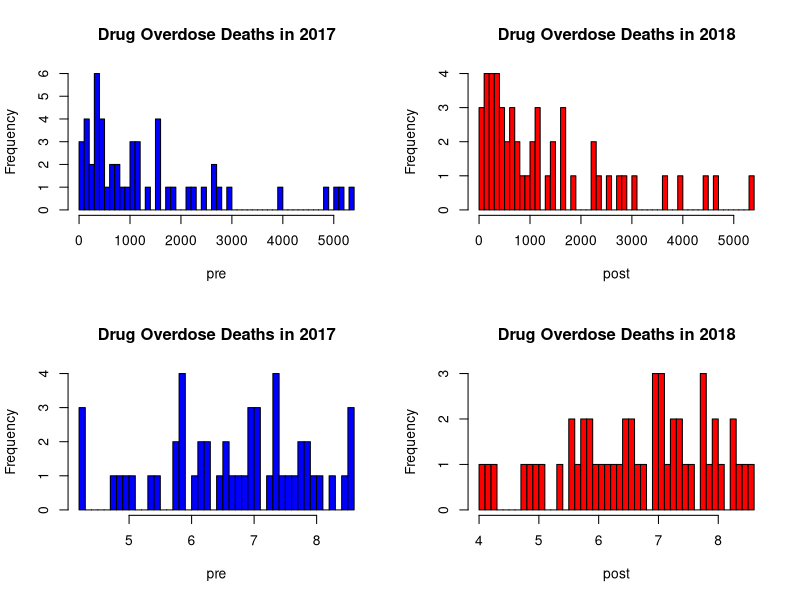
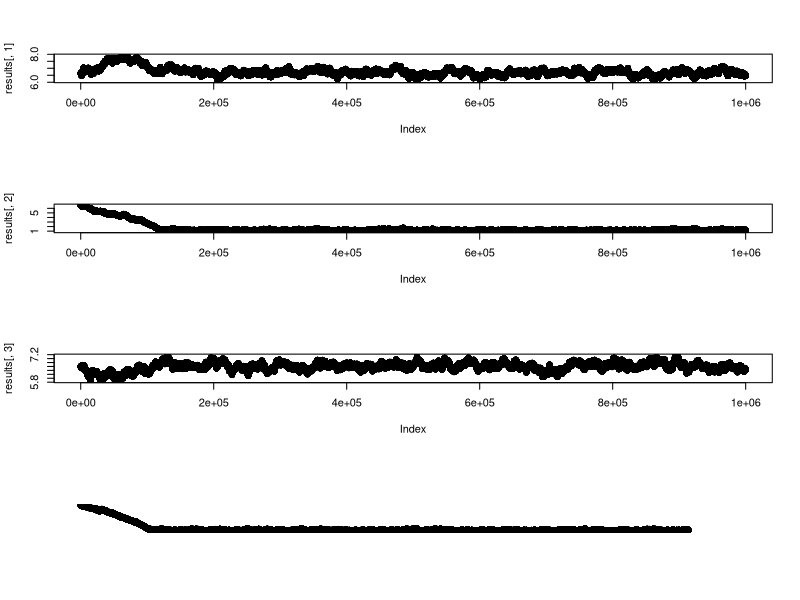

Write R code to recreate these figures, in order. (Note: a time limit stopped this script after it produced the figures.)
#Bayesian Statistics Project
#Drug Overdose Deaths Analysis

#import data into R
setwd("/Users/victoragboli/Documents/Spring 2023 Semester/Bayesian/My Bayesian/Project")
df = read.csv("Drug Overdose Deaths.csv")

#Check data type
str(df)

colnames(df) = NULL#Removing the data frame headers

head(df, 10) #inspecting the first 10 rows


#2017 vs. 2018 Analysis
pre = df[, 5]
post = df[, 4]

#histogram
par(mfrow=c(2,2))
hist(pre,50,main="Drug Overdose Deaths in 2017",col="blue")
hist(post,50,main="Drug Overdose Deaths in 2018",col="red")


#log transform
pre = log(pre)
post = log(post)

mean(pre)
mean(post)

#histogram of log transformation
hist(pre,50,main="Drug Overdose Deaths in 2017",col="blue")
hist(post,50,main="Drug Overdose Deaths in 2018",col="red")



#Likelihood Function
like=function(th){
  mu1=th[1]; sig1=th[2]; mu2=th[3]; sig2=th[4]
  prod(dnorm(pre, mean=mu1,sd=sig1))*prod(dnorm(post,mean=mu2,sd=sig2))
}

#prior Distribution
Prior=function(th){
  mu1=th[1]; sig1=th[2]; mu2=th[3]; sig2=th[4]
  if (sig1<=0 | sig2<=0) return(0)
  dnorm(mu1,6.658,6.658)*dnorm(mu2,6.622,6.622)*dexp(sig1,rate=1/6.658)*dexp(sig2,rate=1/6.622)
}

#posterior
Posterior=function(th){Prior(th)*like(th)}

#starting
mu1=6.658; sig1=6.658; mu2=6.622; sig2=6.622
th0=c(mu1,sig1,mu2,sig2)
nit=1000000
results=matrix(0,nrow=nit,ncol=4)
th=th0
results[1,]=th0
for (it in 2:nit){
  Cand=th + rnorm(4,sd=.003)
  ratio=Posterior(Cand)/Posterior(th)
  if (runif(1) < ratio) th=Cand
  results[it,]=th
}

#edit(results)
#getting the trace-plot
par(mfrow=c(4,1))
plot(results[,1])
plot(results[,2])
plot(results[,3])
plot(results[,4])


#removing the burns from the traceplots
res=results[2.7e+05:1e+06,]
par(mfrow=c(4,1))
plot(res[,1])
plot(res[,2])
plot(res[,3])
plot(res[,4])

mu1s=res[,1]
sig1s=res[,2]
mu2s=res[,3]
sig2s=res[,4]

par(mfrow=c(2,1))
plot(mu1s-mu2s)
hist(mu1s-mu2s)
mean(mu1s-mu2s<0) 




#2019 vs. 2020 Analysis
pre = df[, 3]
post = df[, 2]

#histogram
par(mfrow=c(2,2))
hist(pre,50,main="Drug Overdose Deaths in 2019",col="blue")
hist(post,50,main="Drug Overdose Deaths in 2020",col="red")


#log transform
pre = log(pre)
post = log(post)

mean(pre)
mean(post)

#histogram of log transformation
hist(pre,50,main="Drug Overdose Deaths in 2019",col="blue")
hist(post,50,main="Drug Overdose Deaths in 2020",col="red")



#Likelihood Function
like=function(th){
  mu1=th[1]; sig1=th[2]; mu2=th[3]; sig2=th[4]
  prod(dnorm(pre, mean=mu1,sd=sig1))*prod(dnorm(post,mean=mu2,sd=sig2))
}

#prior Distribution
Prior=function(th){
  mu1=th[1]; sig1=th[2]; mu2=th[3]; sig2=th[4]
  if (sig1<=0 | sig2<=0) return(0)
  dnorm(mu1,6.687,6.687)*dnorm(mu2,6.929,6.929)*dexp(sig1,rate=1/6.687)*dexp(sig2,rate=1/6.929)
}

#posterior
Posterior=function(th){Prior(th)*like(th)}

#starting
mu1=6.687; sig1=6.687; mu2=6.929; sig2=6.929
th0=c(mu1,sig1,mu2,sig2)
nit=1000000
results=matrix(0,nrow=nit,ncol=4)
th=th0
results[1,]=th0
for (it in 2:nit){
  Cand=th + rnorm(4,sd=.003)
  ratio=Posterior(Cand)/Posterior(th)
  if (runif(1) < ratio) th=Cand
  results[it,]=th
}

#edit(results)
#getting the trace-plot
par(mfrow=c(4,1))
plot(results[,1])
plot(results[,2])
plot(results[,3])
plot(results[,4])


#removing the burns from the traceplots
res=results[2.7e+05:1e+06,]
par(mfrow=c(4,1))
plot(res[,1])
plot(res[,2])
plot(res[,3])
plot(res[,4])

mu1s=res[,1]
sig1s=res[,2]
mu2s=res[,3]
sig2s=res[,4]

par(mfrow=c(2,1))
plot(mu1s-mu2s)
hist(mu1s-mu2s)
mean(mu1s-mu2s<0) 
